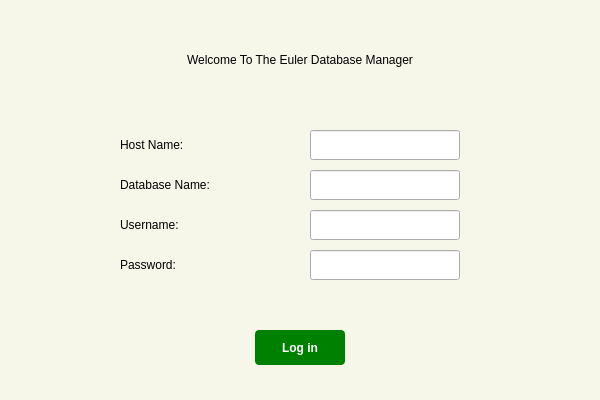
<?xml version="1.0" encoding="UTF-8"?>
<ui version="4.0">
 <class>LogInWindow</class>
 <widget class="QMainWindow" name="LogInWindow">
  <property name="geometry">
   <rect>
    <x>0</x>
    <y>0</y>
    <width>600</width>
    <height>400</height>
   </rect>
  </property>
  <property name="windowTitle">
   <string>Euler Database Manager</string>
  </property>
  <property name="styleSheet">
   <string notr="true">#LogInWindow {
	background: #f6f6e9;
}</string>
  </property>
  <widget class="QWidget" name="centralwidget">
   <widget class="QLabel" name="logo_obj">
    <property name="geometry">
     <rect>
      <x>10</x>
      <y>10</y>
      <width>120</width>
      <height>120</height>
     </rect>
    </property>
    <property name="text">
     <string/>
    </property>
    <property name="pixmap">
     <pixmap resource="../resources.qrc">:/logos/euler_database_manager.png</pixmap>
    </property>
    <property name="scaledContents">
     <bool>true</bool>
    </property>
   </widget>
   <widget class="QLabel" name="welcome_header">
    <property name="geometry">
     <rect>
      <x>150</x>
      <y>50</y>
      <width>300</width>
      <height>20</height>
     </rect>
    </property>
    <property name="text">
     <string>Welcome To The Euler Database Manager</string>
    </property>
    <property name="alignment">
     <set>Qt::AlignCenter</set>
    </property>
   </widget>
   <widget class="QLabel" name="hostname_label">
    <property name="geometry">
     <rect>
      <x>120</x>
      <y>130</y>
      <width>150</width>
      <height>30</height>
     </rect>
    </property>
    <property name="text">
     <string>Host Name:</string>
    </property>
   </widget>
   <widget class="QLabel" name="database_name_label">
    <property name="geometry">
     <rect>
      <x>120</x>
      <y>170</y>
      <width>150</width>
      <height>30</height>
     </rect>
    </property>
    <property name="text">
     <string>Database Name:</string>
    </property>
   </widget>
   <widget class="QLabel" name="username_label">
    <property name="geometry">
     <rect>
      <x>120</x>
      <y>210</y>
      <width>150</width>
      <height>30</height>
     </rect>
    </property>
    <property name="text">
     <string>Username:</string>
    </property>
   </widget>
   <widget class="QLabel" name="password_label">
    <property name="geometry">
     <rect>
      <x>120</x>
      <y>250</y>
      <width>150</width>
      <height>30</height>
     </rect>
    </property>
    <property name="text">
     <string>Password:</string>
    </property>
   </widget>
   <widget class="QLineEdit" name="hostname_line_edit">
    <property name="geometry">
     <rect>
      <x>310</x>
      <y>130</y>
      <width>150</width>
      <height>30</height>
     </rect>
    </property>
   </widget>
   <widget class="QLineEdit" name="database_line_edit">
    <property name="geometry">
     <rect>
      <x>310</x>
      <y>170</y>
      <width>150</width>
      <height>30</height>
     </rect>
    </property>
   </widget>
   <widget class="QLineEdit" name="username_line_edit">
    <property name="geometry">
     <rect>
      <x>310</x>
      <y>210</y>
      <width>150</width>
      <height>30</height>
     </rect>
    </property>
   </widget>
   <widget class="QLineEdit" name="password_line_edit">
    <property name="geometry">
     <rect>
      <x>310</x>
      <y>250</y>
      <width>150</width>
      <height>30</height>
     </rect>
    </property>
    <property name="echoMode">
     <enum>QLineEdit::Password</enum>
    </property>
   </widget>
   <widget class="QLabel" name="connection_status_label">
    <property name="geometry">
     <rect>
      <x>110</x>
      <y>290</y>
      <width>380</width>
      <height>35</height>
     </rect>
    </property>
    <property name="styleSheet">
     <string notr="true">#connection_status_label {
	color: red;
}</string>
    </property>
    <property name="text">
     <string/>
    </property>
    <property name="wordWrap">
     <bool>true</bool>
    </property>
   </widget>
   <widget class="QPushButton" name="log_in_button">
    <property name="geometry">
     <rect>
      <x>255</x>
      <y>330</y>
      <width>90</width>
      <height>35</height>
     </rect>
    </property>
    <property name="styleSheet">
     <string notr="true">#log_in_button {
	background: green;
	color: white;
	font-weight: bold;
	border-radius: 4px;
}</string>
    </property>
    <property name="text">
     <string>Log in</string>
    </property>
   </widget>
  </widget>
 </widget>
 <resources>
  <include location="../resources.qrc"/>
 </resources>
 <connections/>
</ui>
